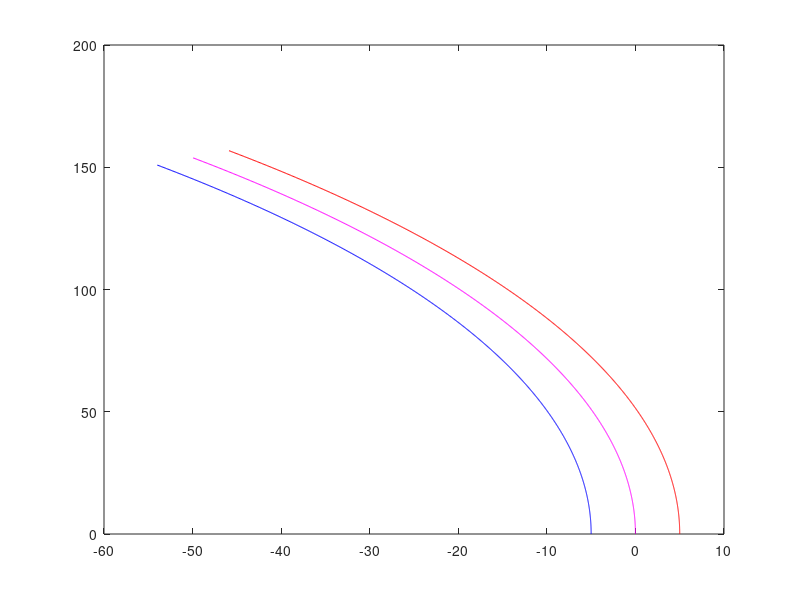
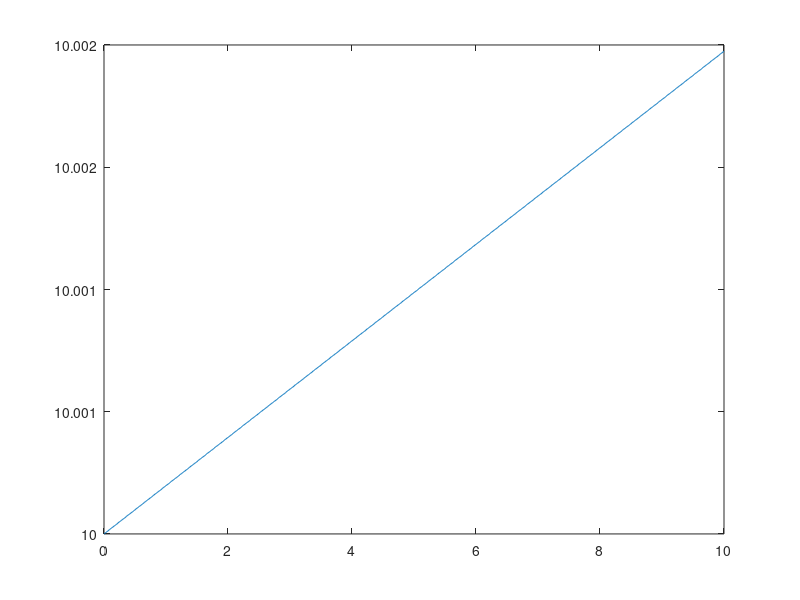

The MATLAB script that drew these images, in order:
% dist bw the wheels and radius of the wheels in cm
d0 = 10;
r = 2;

% initial positions of the wheels as column vectors

xr0 = [d0/2; 0]; 
xl0 = [-d0/2; 0];

% counter clockwise rotation by 90 matrix

M = [0, -1; 1, 0];

% time step, final time, initial time
dt = 0.01;
tfin = 10;
t0 = 0;

T = t0: dt: tfin;

% angular velocities of the motors with units so thar r * w gives linear velocities
% in cm per second

wr = (2*pi /60) * 80 * ones(1, length(T)); % 25 rpm
wl = (2*pi /60) * 77 * ones(1, length(T)); % 24 rpm

%wr = (2*pi /60) * [25 * ones(1, length(T)/2), 23 * ones(1, length(T)/2)];
%wl = (2*pi /60) * [24 * ones(1, length(T)/2), 25 * ones(1, length(T)/2)];

% position column vectors of the wheels at different times initialized as zero for time 
% greater than 0

xr = [xr0(1), zeros(1, length(T) -  1); xr0(2), zeros(1, length(T) -  1)];
xl = [xl0(1), zeros(1, length(T) -  1); xl0(2), zeros(1, length(T) -  1)];
 
% calculating the position of the wheels
 
for k = 2 : length(T)
  
  % dir is unit vector perpendicular to the vector joining the wheels
  % it is also the direction of the linear velocities of both the wheels
  
  dir = M * [xr(1, k -1) - xl(1, k -1); xr(2, k -1) - xl(2, k -1)] / d0;
  dirdel = dir * dt;
  
  % integration of each coordinate
  
  for i = 1 : 2
    
    % x[t_k] = x[t_(k-1)] + integral from t_k to t_(k-1) of the velocity vector
    
    xr(i, k) = xr(i, k-1) + r * wr(k-1) *dirdel(i);
    xl(i, k) = xl(i, k-1) + r * wl(k-1) *dirdel(i);
    
  endfor
  
endfor
 
% xc is the coordinate of the centre of the wheels
 
xc = (xr + xl)/ 2;
 
% d is the distance bw the wheels at different times. 
% This was only calculated to verify the correctness of the simulation
% If the simulation is correct, the distance bw the wheels should be constant
 
d = (xr(1,:) - xl(1,:)) .* (xr(1,:) - xl(1,:)) + (xr(2,:) - xl(2,:)) .* (xr(2,:) - xl(2,:));
d = sqrt(d);
 
% plots
 
figure(1);
axis( "equal");
plot(xr(1, 1: length(T)), xr(2, 1: length(T)), 'r');
hold on;
plot(xl(1, 1: length(T)), xl(2, 1: length(T)), 'b');
hold on;
plot(xc(1, 1: length(T)), xc(2, 1: length(T)), 'm');

figure(2);
plot(T, d);
